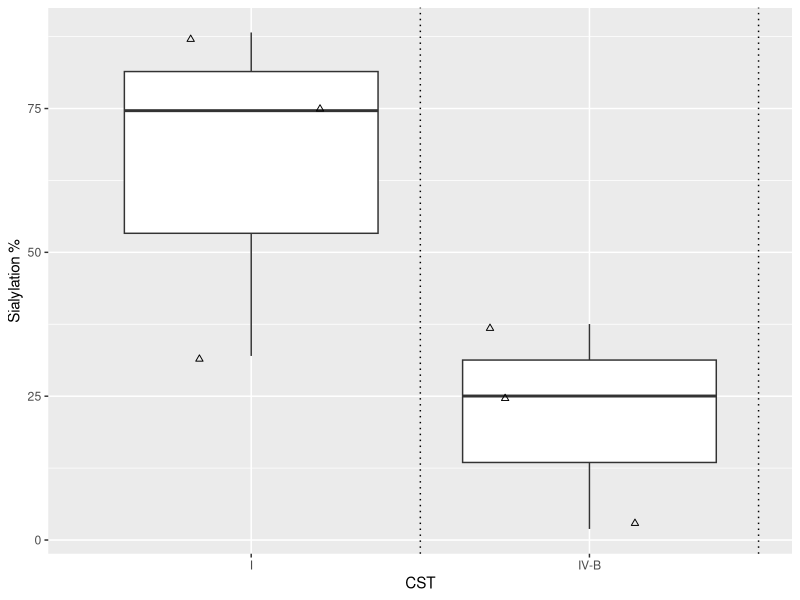
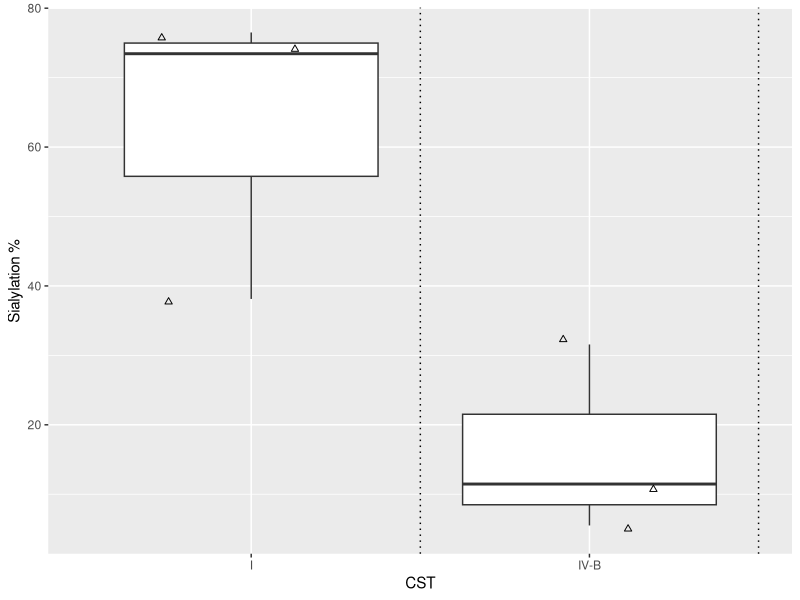
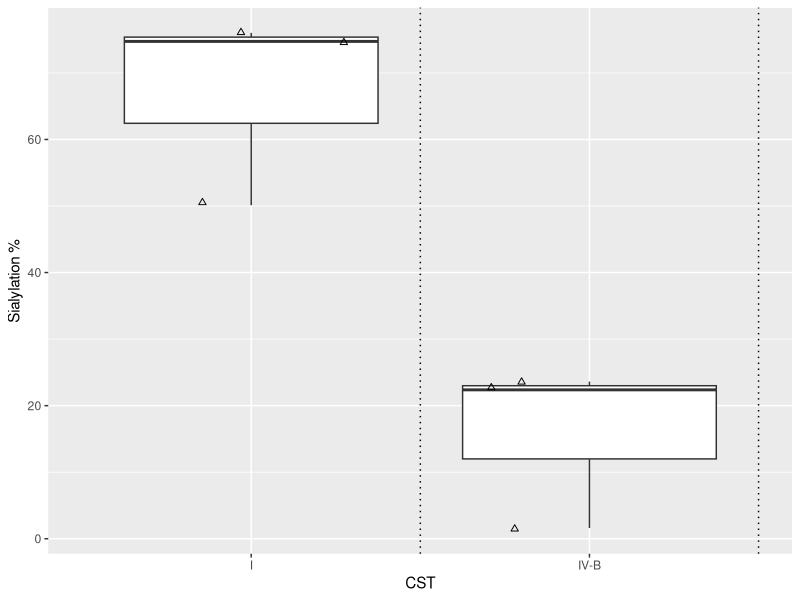
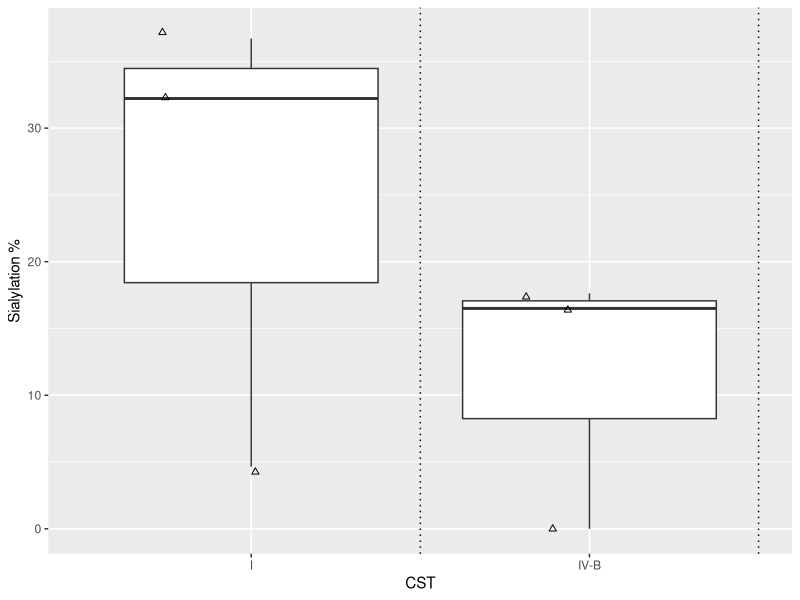

Write R code to recreate these figures, in order.
############# Load packages, input background information #####

## Load ggplot2 
library(ggplot2)

############# Figure 8 upper panel #################

## load the data
res=read.csv('Figure_8_upper_panel_data.csv')

## replace NA values with 0
res[is.na(res)]=0

## Glycans without fucosylation
ggplot(data=subset.data.frame(res, dHex.count==0 &
                                Outcome!='Non-pregnant'),
       aes(CST, (NeuAc_Intensity/Total_Intensity)*100))+
  geom_boxplot(outlier.alpha = 0)+
  geom_point(position=position_jitter(width = 0.3),shape=2)+
  geom_vline(xintercept=1.5+c(0:7), linetype='dotted')+
  labs(y='Sialylation %')

## Glycans with mono-fucosylation
ggplot(data=subset.data.frame(res, dHex.count==1 &
                                Outcome!='Non-pregnant'),
       aes(CST, (NeuAc_Intensity/Total_Intensity)*100))+
  geom_boxplot(outlier.alpha = 0)+
  geom_point(position=position_jitter(width = 0.3),shape=2)+
  geom_vline(xintercept=1.5+c(0:7), linetype='dotted')+
  labs(y='Sialylation %')

## Glycans with bi-fucosylation
ggplot(data=subset.data.frame(res, dHex.count==2 &
                                Outcome!='Non-pregnant'),
       aes(CST, (NeuAc_Intensity/Total_Intensity)*100))+
  geom_boxplot(outlier.alpha = 0)+
  geom_point(position=position_jitter(width = 0.3),shape=2)+
  geom_vline(xintercept=1.5+c(0:7), linetype='dotted')+
  labs(y='Sialylation %')

## Glycans with tri-fucosylation
ggplot(data=subset.data.frame(res, dHex.count==3 &
                                Outcome!='Non-pregnant'),
       aes(CST, (NeuAc_Intensity/Total_Intensity)*100))+
  geom_boxplot(outlier.alpha = 0)+
  geom_point(position=position_jitter(width = 0.3),shape=2)+
  geom_vline(xintercept=1.5+c(0:7), linetype='dotted')+
  labs(y='Sialylation %')
